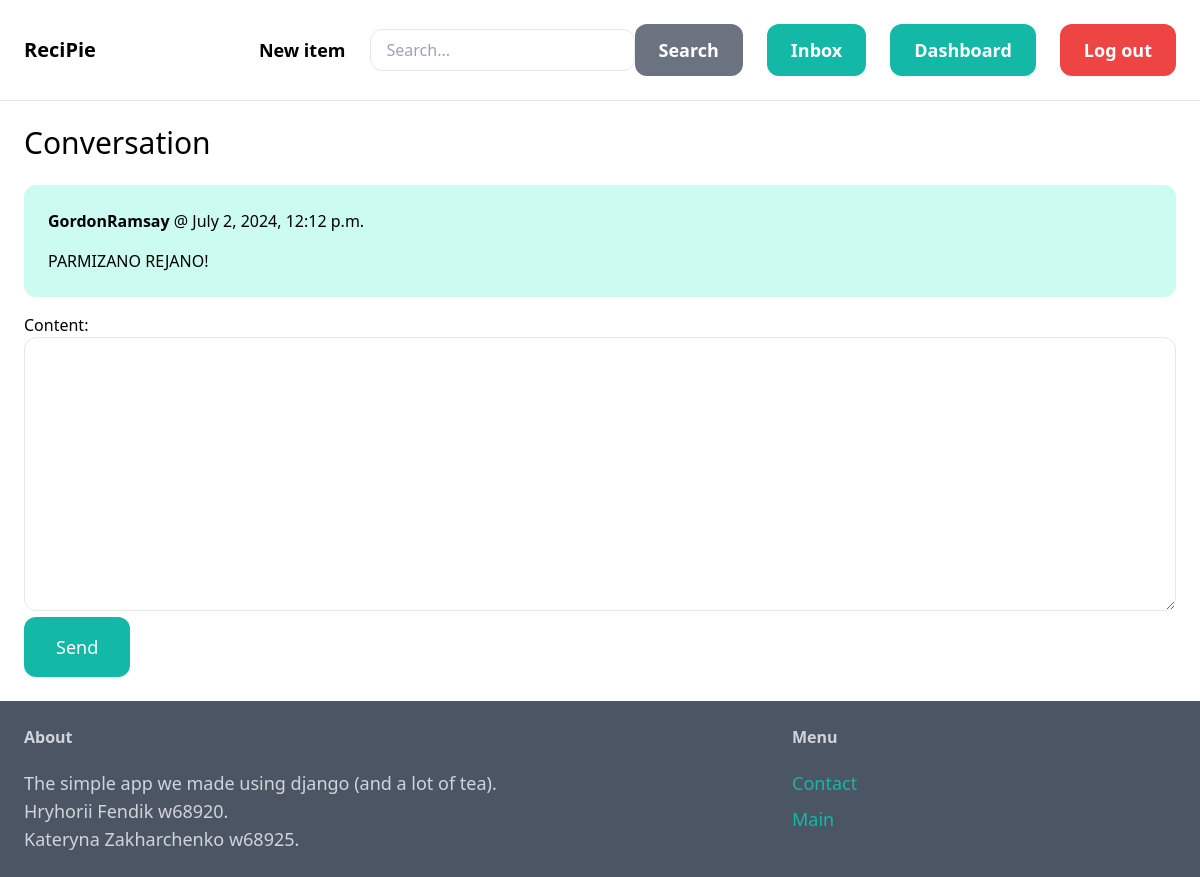
Page /inbox/4/ (signed in) on the committed database.
### conversation/models.py (models this page shows)
class ConversationMessage(models.Model):
    conversation = models.ForeignKey(Conversation, related_name='messages', on_delete=models.CASCADE)
    content = models.TextField()
    created_at = models.DateTimeField(auto_now_add=True)
    created_by = models.ForeignKey(User, related_name='created_messages', on_delete=models.CASCADE)

### conversation/views.py (the view)
# urls.py: path('<int:pk>/', views.detail, name='detail'),
@login_required
def detail(request, pk):
    conversation = Conversation.objects.filter(members=request.user).get(pk=pk)
    if request.method == 'POST':
        form = ConversationMessageForm(request.POST)
        if form.is_valid():
            conversation_message = form.save(commit=False)
            conversation_message.conversation = conversation
            conversation_message.created_by = request.user
            conversation_message.save()
            conversation.save()
            return redirect('conversation:detail', pk=pk)
    else:
        form = ConversationMessageForm()
    return render(request, 'conversation/detail.html',{
        'conversation': conversation,
        'form':form
    })

### conversation/forms.py
class ConversationMessageForm(forms.ModelForm):
    class Meta:
        model = ConversationMessage
        fields = ('content', )
        widgets = {
            'content':forms.Textarea(attrs={
                'class': 'w-full py-4 px-6 rounded-xl border'
            })
        }

### conversation/templates/conversation/detail.html (shortened to what this page needs)
{% extends 'core/base.html' %}
{% block content  %}
    <h1 class="mb-6 text-3xl">Conversation</h1>
    <div class="space-y-6">
        {% for message in conversation.messages.all %}
            <div class="p-6 flex {% if message.created_by == request.user %} bg-teal-100 {% else %}  bg-gray-100 {% endif %} rounded-xl">
                <div>
                    <p class="mb-4"><strong>{{ message.created_by.username }}</strong> @ {{message.created_at}} </p>
                    <p>{{message.content}}</p>
                </div>
            </div>
        {% endfor %}
    </div>
<form method="post" action="." class="mt-4">
    {{ form.as_p }}
    <button class=" py-4 px-8 text-lg bg-teal-500 hover:bg-teal-700 rounded-xl text-white">Send</button>
</form>
{% endblock %}

### rows in the picture
ConversationMessage: created_by.username "GordonRamsay", created_at "July 2, 2024, 12:12 p.m.", content "PARMIZANO REJANO!"
